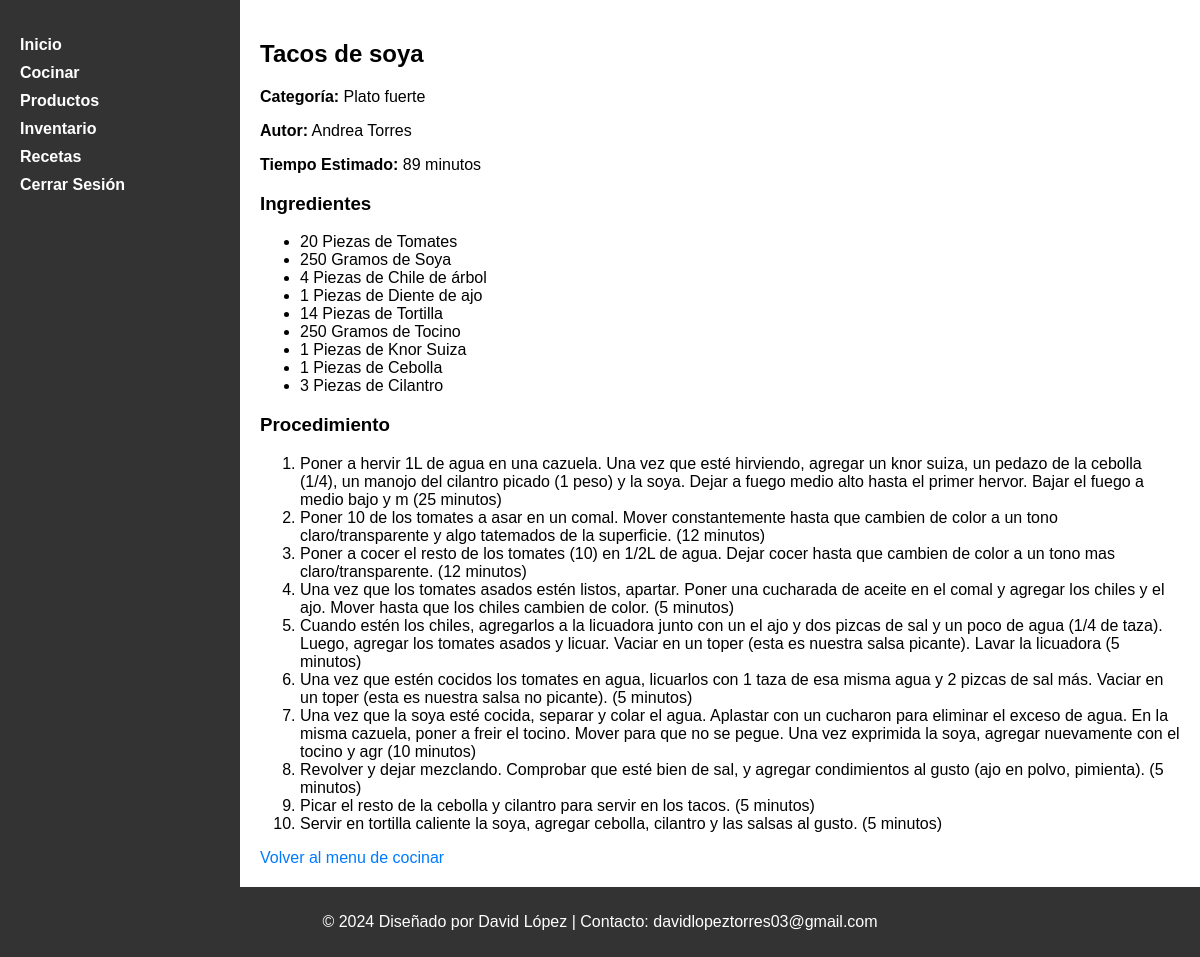
The page /read_recipe.php?recipe_id=13 (signed in) on the database its author committed.
### tables this page shows
CREATE TABLE `recetas` (
  `id_receta` int(11) NOT NULL,
  `nombre_receta` varchar(100) NOT NULL,
  `tiempo_receta` int(11) NOT NULL,
  `id_categoria_receta` int(11) NOT NULL,
  `id_usuario` int(11) NOT NULL
);

CREATE TABLE `categorias_receta` (
  `id_categoria_receta` int(11) NOT NULL,
  `nombre_categoria_receta` varchar(50) NOT NULL,
  `descripcion_categoria_receta` varchar(255) NOT NULL
);

CREATE TABLE `usuarios` (
  `id_usuario` int(11) NOT NULL,
  `nombre_usuario` varchar(50) NOT NULL,
  `apellido_usuario` varchar(50) NOT NULL,
  `cuenta_usuario` varchar(20) NOT NULL,
  `password_usuario` varchar(100) NOT NULL,
  `id_rol` int(11) NOT NULL
);

CREATE TABLE `materiales_receta` (
  `id_materiales_receta` int(11) NOT NULL,
  `cantidad_materiales_receta` int(11) NOT NULL,
  `id_receta` int(11) NOT NULL,
  `id_producto` int(11) NOT NULL
);

CREATE TABLE `unidades` (
  `id_unidad` int(11) NOT NULL,
  `nombre_unidad` varchar(50) NOT NULL,
  `descripcion_unidad` varchar(150) NOT NULL
);

CREATE TABLE `productos` (
  `id_producto` int(11) NOT NULL,
  `nombre_producto` varchar(100) NOT NULL,
  `precio_unitario` double NOT NULL,
  `vida_util` int(11) NOT NULL,
  `id_unidad` int(11) NOT NULL,
  `id_categoria_producto` int(11) NOT NULL
);

CREATE TABLE `pasos_receta` (
  `id_paso_receta` int(11) NOT NULL,
  `descripcion_paso_receta` varchar(255) NOT NULL,
  `tiempo_paso_receta` int(11) NOT NULL,
  `id_receta` int(11) NOT NULL
);

### read_recipe.php (the view, shortened to what this page needs)
<?php
include_once('db_connection.php');
$recipe_id = intval($_GET['recipe_id']);
$query_recipe = "SELECT recetas.*, usuarios.nombre_usuario, usuarios.apellido_usuario
                 FROM recetas
                 JOIN usuarios ON recetas.id_usuario = usuarios.id_usuario
                 WHERE recetas.id_receta = $recipe_id";
$result_recipe = mysqli_query($conn, $query_recipe);
$query_steps = "SELECT * FROM pasos_receta WHERE id_receta = $recipe_id";
$result_steps = mysqli_query($conn, $query_steps);
$query_materials = "SELECT materiales_receta.*, productos.nombre_producto, unidades.nombre_unidad
                    FROM materiales_receta
                    JOIN productos ON materiales_receta.id_producto = productos.id_producto
                    JOIN unidades ON productos.id_unidad = unidades.id_unidad
                    WHERE materiales_receta.id_receta = $recipe_id";
$result_materials = mysqli_query($conn, $query_materials);
$query_category = "SELECT nombre_categoria_receta FROM categorias_receta WHERE id_categoria_receta = (SELECT id_categoria_receta FROM recetas WHERE id_receta = $recipe_id)";
$result_category = mysqli_query($conn, $query_category);
$row_category = mysqli_fetch_assoc($result_category);
$category_name = $row_category['nombre_categoria_receta'];
?>
<!DOCTYPE html>
<html lang="en">
<head>
    <link rel="stylesheet" href="styles.css">
</head>
<body>
    <div class="container">
        <nav class="sidebar">
            <ul>
                <li><a href="home.php">Inicio</a></li>
                <li><a href="cook.php">Cocinar</a></li>
                <li><a href="products.php">Productos</a></li>
                <li><a href="inventory.php">Inventario</a></li>
                <li><a href="recipes.php">Recetas</a></li>
                <li><a href="logout.php">Cerrar Sesión</a></li>
            </ul>
        </nav>
        <div class="main-content">
            <?php
            if ($row_recipe = mysqli_fetch_assoc($result_recipe)) {
                echo "<h2>{$row_recipe['nombre_receta']}</h2>";
                echo "<p><strong>Categoría:</strong> {$category_name}</p>";
                echo "<p><strong>Autor:</strong> {$row_recipe['nombre_usuario']} {$row_recipe['apellido_usuario']}</p>";
                echo "<p><strong>Tiempo Estimado:</strong> {$row_recipe['tiempo_receta']} minutos</p>";
                echo "<h3>Ingredientes</h3>";
                echo "<ul>";
                while ($row_material = mysqli_fetch_assoc($result_materials)) {
                    echo "<li>{$row_material['cantidad_materiales_receta']} {$row_material['nombre_unidad']} de {$row_material['nombre_producto']}</li>";
                }
                echo "</ul>";
                echo "<h3>Procedimiento</h3>";
                echo "<ol>";
                while ($row_step = mysqli_fetch_assoc($result_steps)) {
                    echo "<li>{$row_step['descripcion_paso_receta']} ({$row_step['tiempo_paso_receta']} minutos)</li>";
                }
                echo "</ol>";
            } else {
                echo "<p>Receta no encontrada.</p>";
            }
            ?>
            <a href="cook.php">Volver al menu de cocinar</a>
        </div>
    </div>
    <footer>
        <p>&copy; 2024 Diseñado por David López | Contacto: davidlopeztorres03@gmail.com</p>
    </footer>
</body>
</html>

### styles.css (style rules this page uses)
body:not(.login) { margin: 0; font-family: Arial, sans-serif; display: flex; flex-direction: column; min-height: 100vh; }
.container { display: flex; flex: 1; }
.sidebar { width: 200px; background-color: #333; color: white; padding: 20px; }
.sidebar ul { list-style-type: none; padding: 0; }
.sidebar li { margin-bottom: 10px; }
.sidebar a { text-decoration: none; color: white; font-weight: bold; }
.main-content { flex: 1; padding: 20px; }
footer { background-color: #333; color: white; text-align: center; padding: 10px; margin-top: auto; }
a { text-decoration: none; color: #007bff; cursor: pointer; }

### rows shown on the page
recetas: nombre_receta "Tacos de soya", id_usuario.nombre_usuario "Andrea", id_usuario.apellido_usuario "Torres", tiempo_receta "89"
categorias_receta: nombre_categoria_receta "Plato fuerte"
materiales_receta: cantidad_materiales_receta "20", unidades.nombre_unidad "Piezas", id_producto.nombre_producto "Tomates"
materiales_receta: cantidad_materiales_receta "250", unidades.nombre_unidad "Gramos", id_producto.nombre_producto "Soya"
materiales_receta: cantidad_materiales_receta "4", unidades.nombre_unidad "Piezas", id_producto.nombre_producto "Chile de árbol"
materiales_receta: cantidad_materiales_receta "1", unidades.nombre_unidad "Piezas", id_producto.nombre_producto "Diente de ajo"
materiales_receta: cantidad_materiales_receta "14", unidades.nombre_unidad "Piezas", id_producto.nombre_producto "Tortilla"
materiales_receta: cantidad_materiales_receta "250", unidades.nombre_unidad "Gramos", id_producto.nombre_producto "Tocino"
materiales_receta: cantidad_materiales_receta "1", unidades.nombre_unidad "Piezas", id_producto.nombre_producto "Knor Suiza"
materiales_receta: cantidad_materiales_receta "1", unidades.nombre_unidad "Piezas", id_producto.nombre_producto "Cebolla"
materiales_receta: cantidad_materiales_receta "3", unidades.nombre_unidad "Piezas", id_producto.nombre_producto "Cilantro"
pasos_receta: descripcion_paso_receta "Poner a hervir 1L de agua en una cazuela. Una vez que esté hirviendo, agregar un knor suiza, un pedazo de la cebolla (1/4), un manojo del cilantro picado (1 peso) y la soya. Dejar a fuego medio alto hasta el primer hervor. Bajar el fuego a medio bajo y m", tiempo_paso_receta "25"
pasos_receta: descripcion_paso_receta "Poner 10 de los tomates a asar en un comal. Mover constantemente hasta que cambien de color a un tono claro/transparente y algo tatemados de la superficie.", tiempo_paso_receta "12"
pasos_receta: descripcion_paso_receta "Poner a cocer el resto de los tomates (10) en 1/2L de agua. Dejar cocer hasta que cambien de color a un tono mas claro/transparente.", tiempo_paso_receta "12"
pasos_receta: descripcion_paso_receta "Una vez que los tomates asados estén listos, apartar. Poner una cucharada de aceite en el comal y agregar los chiles y el ajo. Mover hasta que los chiles cambien de color.", tiempo_paso_receta "5"
pasos_receta: descripcion_paso_receta "Cuando estén los chiles, agregarlos a la licuadora junto con un el ajo y dos pizcas de sal y un poco de agua (1/4 de taza). Luego, agregar los tomates asados y licuar. Vaciar en un toper (esta es nuestra salsa picante). Lavar la licuadora", tiempo_paso_receta "5"
pasos_receta: descripcion_paso_receta "Una vez que estén cocidos los tomates en agua, licuarlos con 1 taza de esa misma agua y 2 pizcas de sal más. Vaciar en un toper (esta es nuestra salsa no picante).", tiempo_paso_receta "5"
pasos_receta: descripcion_paso_receta "Una vez que la soya esté cocida, separar y colar el agua. Aplastar con un cucharon para eliminar el exceso de agua. En la misma cazuela, poner a freir el tocino. Mover para que no se pegue. Una vez exprimida la soya, agregar nuevamente con el tocino y agr", tiempo_paso_receta "10"
pasos_receta: descripcion_paso_receta "Revolver y dejar mezclando. Comprobar que esté bien de sal, y agregar condimientos al gusto (ajo en polvo, pimienta).", tiempo_paso_receta "5"
pasos_receta: descripcion_paso_receta "Picar el resto de la cebolla y cilantro para servir en los tacos.", tiempo_paso_receta "5"
pasos_receta: descripcion_paso_receta "Servir en tortilla caliente la soya, agregar cebolla, cilantro y las salsas al gusto.", tiempo_paso_receta "5"
